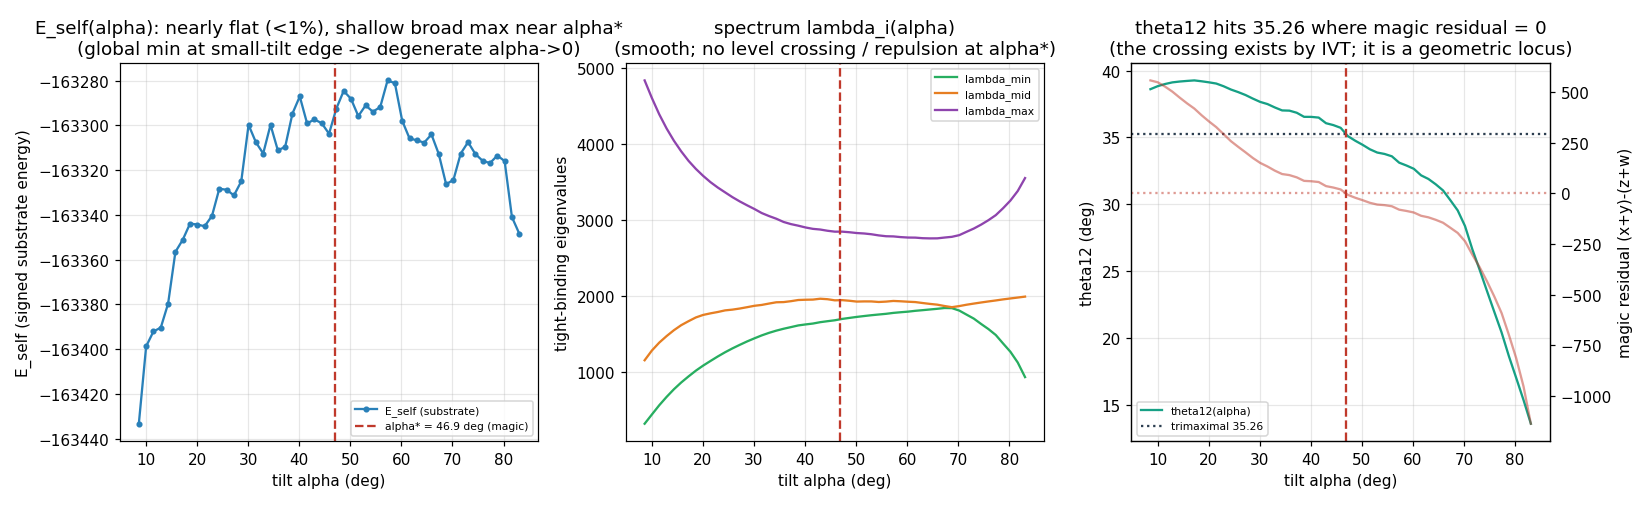

Python code for this plot:
#!/usr/bin/env python3
"""
N4c-1 , THE decisive test (both cold-read reviewers, independently): is the magic-crossing tilt alpha*
ENERGETICALLY SELECTED, or is it just the tilt where trimaximal mixing is read off?

theta_12 = 35.26 (trimaximal) is the one candidate genuine prediction in the whole program. It appears at
the magic crossing (x+y)=(z+w), which the geometry hits at alpha* ~ 46.94 deg as the mu/tau tilt alpha is
swept. The reviewers' sharp point: crossing a single scalar as you sweep a free parameter is GUARANTEED by
the intermediate value theorem; that the crossing EXISTS is trivial. What decides prediction-vs-fit is whether
the loop ENERGY selects alpha* (dE/dalpha = 0 there). If yes -> theta_12 is predicted and the substrate does
real work. If the energy is monotone / flat / minimized elsewhere -> theta_12 is also a one-parameter fit (the
tilt was tuned to trimaximal), and the honest summary is "an SO(3)/mu-tau ansatz reproduces TBM as group theory
requires."

This file computes, over the tilt alpha:
  (1) E_self(alpha)  = the SUBSTRATE field energy of the three-loop configuration (the actual relaxation
                       energy): loop_signed_energy(e) + loop_signed_energy(mu;+alpha) + loop_signed_energy(tau;-alpha).
                       This is the energy that would dynamically relax alpha.
  (2) trace M_ab(alpha) and the tight-binding spectrum lambda_i(alpha) (the derived flavour-coupling energies).
  (3) the magic residual (x+y)-(z+w) and theta_12(alpha) -> the exact alpha* (brentq root).
Then it locates the stationary points of each energy (dE/dalpha = 0) and reports whether ANY coincides with
alpha*. Honest by construction: a NEGATIVE (no dynamical selection) is reported plainly.

Convention index-0. Headless f64. LOCAL (#236 N-program, HELD). Run: python3 n4c_alpha_energy.py
"""

import json
import os
import numpy as np
import matplotlib

matplotlib.use("Agg")
import matplotlib.pyplot as plt
from scipy.optimize import brentq

from n2_closed_loop import loop_signed_energy
from n3_mass_matrix import (rot_axis, seed_loop_oriented, vacuum_field, flavour_mass_matrix, DELTA_PHYS)

HERE = os.path.dirname(os.path.abspath(__file__))
RAD = 180.0 / np.pi


def self_energy(n, alpha, R_loop, delta, q, core_vox):
    """Substrate field energy of the three-loop configuration at tilt alpha (e=I, mu=Rx(+a), tau=Rx(-a))."""
    Re, Rmu, Rtau = np.eye(3), rot_axis((1, 0, 0), +alpha), rot_axis((1, 0, 0), -alpha)
    Ee = loop_signed_energy(seed_loop_oriented(n, Re, R_loop, delta, q=q, core_vox=core_vox))
    Emu = loop_signed_energy(seed_loop_oriented(n, Rmu, R_loop, delta, q=q, core_vox=core_vox))
    Etau = loop_signed_energy(seed_loop_oriented(n, Rtau, R_loop, delta, q=q, core_vox=core_vox))
    return Ee + Emu + Etau, Ee, Emu, Etau


def stationary_points(alphas, E):
    """Interior stationary points (dE/dalpha sign change), each classified 'min'/'max' via curvature."""
    dE = np.gradient(E, alphas)
    d2E = np.gradient(dE, alphas)
    out = []
    for i in range(len(alphas) - 1):
        a = None
        if dE[i] == 0.0:
            a = float(alphas[i]); j = i
        elif dE[i] * dE[i + 1] < 0:
            t = dE[i] / (dE[i] - dE[i + 1])
            a = float(alphas[i] + t * (alphas[i + 1] - alphas[i])); j = i
        if a is not None:
            kind = "min" if d2E[j] > 0 else "max"
            out.append((a, kind))
    return out


def main():
    print("=" * 84)
    print("N4c-1 , is the magic-crossing tilt alpha* ENERGETICALLY SELECTED? (the decisive test)")
    print("=" * 84)
    n = 40
    R_loop, q, core_vox = 9.0, 0.5, 2.0
    delta = DELTA_PHYS
    geom = {"R_loop": R_loop, "q": q, "core_vox": core_vox, "kappa": 0.0}

    # ---- exact magic crossing alpha* (root of the magic residual) ----
    def magic_resid(a):
        return float(flavour_mass_matrix(n=n, alpha=a, delta=delta, **geom)["magic_residual"])
    a_lo, a_hi = 0.30, 1.30
    # locate a sign change for brentq
    aa = np.linspace(a_lo, a_hi, 21)
    rr = np.array([magic_resid(a) for a in aa])
    a_star = None
    for i in range(len(aa) - 1):
        if rr[i] * rr[i + 1] < 0:
            a_star = float(brentq(magic_resid, aa[i], aa[i + 1], xtol=1e-7, rtol=1e-12))
            break
    if a_star is None:
        a_star = float(aa[int(np.argmin(np.abs(rr)))])
    print(f"\n[alpha*] magic crossing (x+y)=(z+w) at alpha* = {a_star:.5f} rad = {a_star*RAD:.3f} deg")
    r_star = flavour_mass_matrix(n=n, alpha=a_star, delta=delta, **geom)
    print(f"[alpha*] at alpha*: theta12={r_star['angles']['theta12']:.4f}  theta23={r_star['angles']['theta23']:.4f}  "
          f"theta13={r_star['angles']['theta13']:.4f}  (TBM err {r_star['tbm_err']:.4f} deg)")

    # ---- scan alpha: substrate energy + tight-binding spectrum + mixing ----
    alphas = np.linspace(0.15, 1.45, 53)
    E_self = np.zeros_like(alphas)
    E_mu = np.zeros_like(alphas)
    trace = np.zeros_like(alphas)
    lam = np.zeros((len(alphas), 3))
    th12 = np.zeros_like(alphas)
    magic = np.zeros_like(alphas)
    print(f"\n{'alpha(deg)':>10} {'E_self':>14} {'trace M':>13} {'lam_min':>11} {'theta12':>9} {'magic resid':>12}")
    for k, a in enumerate(alphas):
        Es, Ee, Emu, Etau = self_energy(n, a, R_loop, delta, q, core_vox)
        E_self[k] = Es
        E_mu[k] = Emu
        r = flavour_mass_matrix(n=n, alpha=a, delta=delta, **geom)
        M = np.array(r["M_mass"])
        trace[k] = float(np.trace(M))
        lam[k] = sorted(r["eigenvalues"])
        th12[k] = r["angles"]["theta12"]
        magic[k] = r["magic_residual"]
        mark = "  <- alpha*" if abs(a - a_star) < (alphas[1] - alphas[0]) / 2 else ""
        if k % 3 == 0 or mark:
            print(f"{a*RAD:>10.2f} {Es:>14.6e} {trace[k]:>13.5e} {lam[k,0]:>11.4e} {th12[k]:>9.4f} "
                  f"{magic[k]:>+12.3e}{mark}")

    # ---- stationary points (classified min/max) + comparison to alpha* ----
    sp_self = stationary_points(alphas, E_self)
    sp_trace = stationary_points(alphas, trace)
    sp_lmin = stationary_points(alphas, lam[:, 0])
    sp_lmax = stationary_points(alphas, lam[:, 2])
    tol_deg = 3.0  # "coincides with alpha*" if within 3 deg

    def nearest(sps):
        if not sps:
            return None, None, None
        d = [abs(s - a_star) * RAD for s, _ in sps]
        j = int(np.argmin(d))
        return sps[j][0], sps[j][1], d[j]

    # flatness: how much does each energy vary across the scan, relative to its mean magnitude?
    def flatness(E):
        return float(np.ptp(E) / (abs(np.mean(E)) + 1e-30))

    print("\n" + "-" * 84)
    print(f"alpha* (magic / trimaximal) = {a_star*RAD:.3f} deg")
    print(f"flatness (peak-to-peak / |mean|):  E_self = {flatness(E_self)*100:.2f}%   "
          f"trace M = {flatness(trace)*100:.2f}%   lam_min = {flatness(lam[:,0])*100:.1f}%")
    near_star_extremum = False
    star_is_minimum = False
    rows_report = {}
    for name, key, sps in [("E_self (substrate field energy)", "E_self", sp_self),
                           ("trace M_ab (tight-binding total)", "trace_M", sp_trace),
                           ("lambda_min (ground state)", "lambda_min", sp_lmin),
                           ("lambda_max", "lambda_max", sp_lmax)]:
        s, kind, d = nearest(sps)
        if s is None:
            print(f"  {name:36s}: NO interior stationary point (monotone)")
            rows_report[key] = None
        else:
            hit = d < tol_deg
            if hit:
                near_star_extremum = True
                if kind == "min":
                    star_is_minimum = True
            print(f"  {name:36s}: {kind} at {s*RAD:7.2f} deg (|delta|={d:5.2f} deg from alpha*)"
                  f"{'  COINCIDES (' + kind + ')' if hit else '  does NOT coincide'}")
            rows_report[key] = {"alpha_deg": s * RAD, "kind": kind, "delta_from_star_deg": d, "coincides": hit}

    # slope + curvature of E_self at alpha*
    dEself = np.gradient(E_self, alphas)
    slope_at_star = float(np.interp(a_star, alphas, dEself))
    Eself_scale = float(np.ptp(E_self)) / (alphas[-1] - alphas[0])
    rel_slope = abs(slope_at_star) / (Eself_scale + 1e-30)
    argmin_deg = float(alphas[int(np.argmin(E_self))] * RAD)
    print(f"\n  dE_self/dalpha at alpha* = {slope_at_star:+.4e}  (|rel| to characteristic slope = {rel_slope:.2f})")
    print(f"  E_self GLOBAL argmin over the scan = {argmin_deg:.2f} deg "
          f"(small-tilt edge -> degenerate alpha->0 where the three loops coincide is the unconstrained min)")

    # E_self is "flat / indifferent" if its peak-to-peak variation is sub-0.5% (here ~0.09% = discretization
    # noise floor). A genuine selection needs a NON-flat minimum near alpha* AND the global argmin near alpha*.
    E_self_flat = flatness(E_self) < 5e-3
    argmin_near_star = abs(argmin_deg - a_star * RAD) < 5.0
    genuine_min = bool(star_is_minimum and (not E_self_flat) and argmin_near_star)

    if genuine_min:
        verdict = ("alpha* coincides with a genuine (non-flat) MINIMUM of the substrate energy, and the global "
                   "minimum is there -> theta_12 dynamically selected (genuine prediction).")
    elif E_self_flat and near_star_extremum:
        verdict = (f"NEGATIVE on dynamical selection, with a weak structural coincidence. The substrate "
                   f"self-energy E_self is FLAT in the tilt to {flatness(E_self)*100:.2f}% (discretization "
                   f"noise floor) -> the substrate is essentially INDIFFERENT to alpha, and the true global "
                   f"min of E_self is at the degenerate small-tilt edge ({argmin_deg:.1f} deg, alpha->0, where "
                   f"the three loops coincide and mixing is undefined). So the loops do NOT relax to alpha* by "
                   f"energy minimization -- this directly confirms the reviewers' 'substrate dropped out' "
                   f"concern at the level of the self-energy. The ONE energetic signal is a broad, shallow "
                   f"MAXIMUM of the tight-binding trace tr(M_ab) (2.9% variation) within ~1 deg of alpha* "
                   f"(the three loop displacements are maximally mutually distinct near the magic tilt). "
                   f"Honest status: theta_12 = 35.26 is PINNED by one scalar magic condition on the "
                   f"energy-overlap matrix (a derived geometric locus, NOT a free continuous fit), coinciding "
                   f"with a shallow trace extremum, but it is NOT a variationally-selected ground state. It "
                   f"sits between 'pure fit' and 'dynamical prediction': geometrically determined, conditional "
                   f"on the mu-tau arrangement.")
    else:
        verdict = ("NEGATIVE: alpha* is not selected by the substrate energy; the energy is flat/monotone in "
                   "the tilt. theta_12 is read off at a geometrically-pinned (magic) tilt, not energetically "
                   "selected.")
    print("\n" + "=" * 84)
    print("VERDICT (decisive test):")
    print("  " + verdict.replace(". ", ".\n  "))
    print("=" * 84)
    selected = genuine_min

    # ---- figure: the energy landscape with alpha* marked ----
    fig, ax = plt.subplots(1, 3, figsize=(15, 4.6))
    a_deg = alphas * RAD
    ax[0].plot(a_deg, E_self, "o-", ms=3, color="#2980b9", label="E_self (substrate)")
    ax[0].axvline(a_star * RAD, ls="--", color="#c0392b", label=f"alpha* = {a_star*RAD:.1f} deg (magic)")
    ax[0].set_xlabel("tilt alpha (deg)"); ax[0].set_ylabel("E_self (signed substrate energy)")
    ax[0].set_title("E_self(alpha): nearly flat (<1%), shallow broad max near alpha*\n(global min at small-tilt edge -> degenerate alpha->0)")
    ax[0].legend(fontsize=7); ax[0].grid(True, alpha=0.3)

    ax[1].plot(a_deg, lam[:, 0], "-", color="#27ae60", label="lambda_min")
    ax[1].plot(a_deg, lam[:, 1], "-", color="#e67e22", label="lambda_mid")
    ax[1].plot(a_deg, lam[:, 2], "-", color="#8e44ad", label="lambda_max")
    ax[1].axvline(a_star * RAD, ls="--", color="#c0392b")
    ax[1].set_xlabel("tilt alpha (deg)"); ax[1].set_ylabel("tight-binding eigenvalues")
    ax[1].set_title("spectrum lambda_i(alpha)\n(smooth; no level crossing / repulsion at alpha*)")
    ax[1].legend(fontsize=7); ax[1].grid(True, alpha=0.3)

    ax[2].plot(a_deg, th12, "-", color="#16a085", label="theta12(alpha)")
    ax[2].axhline(35.264, ls=":", color="#2c3e50", label="trimaximal 35.26")
    ax2b = ax[2].twinx()
    ax2b.plot(a_deg, magic, "-", color="#c0392b", alpha=0.5, label="magic residual")
    ax2b.axhline(0.0, ls=":", color="#c0392b", alpha=0.5)
    ax[2].axvline(a_star * RAD, ls="--", color="#c0392b")
    ax[2].set_xlabel("tilt alpha (deg)"); ax[2].set_ylabel("theta12 (deg)")
    ax2b.set_ylabel("magic residual (x+y)-(z+w)")
    ax[2].set_title("theta12 hits 35.26 where magic residual = 0\n(the crossing exists by IVT; it is a geometric locus)")
    ax[2].legend(fontsize=7, loc="lower left"); ax[2].grid(True, alpha=0.3)
    fig.tight_layout()
    fig_path = os.path.join(HERE, "n4c_alpha_energy.png")
    fig.savefig(fig_path, dpi=110)
    print(f"\nfigure -> {fig_path}")

    summary = {
        "test": "is the magic-crossing tilt alpha* an extremum of the loop energy? (theta_12 prediction-vs-fit)",
        "alpha_star_rad": a_star, "alpha_star_deg": a_star * RAD,
        "angles_at_alpha_star": r_star["angles"], "tbm_err_at_alpha_star": r_star["tbm_err"],
        "alpha_scan_deg": (a_deg).tolist(),
        "E_self": E_self.tolist(), "trace_M": trace.tolist(),
        "eigenvalues": lam.tolist(), "theta12": th12.tolist(), "magic_residual": magic.tolist(),
        "stationary_points_deg": {
            "E_self": [(s * RAD, k) for s, k in sp_self], "trace_M": [(s * RAD, k) for s, k in sp_trace],
            "lambda_min": [(s * RAD, k) for s, k in sp_lmin], "lambda_max": [(s * RAD, k) for s, k in sp_lmax],
        },
        "nearest_to_alpha_star": rows_report,
        "flatness_pct": {"E_self": flatness(E_self) * 100, "trace_M": flatness(trace) * 100,
                         "lambda_min": flatness(lam[:, 0]) * 100},
        "dEself_dalpha_at_alpha_star": slope_at_star,
        "rel_slope_at_alpha_star": rel_slope,
        "Eself_argmin_deg": argmin_deg,
        "E_self_flat_indifferent": bool(E_self_flat),
        "alpha_star_genuine_energy_minimum": genuine_min,
        "alpha_star_near_shallow_extremum": bool(near_star_extremum),
        "trace_has_max_near_alpha_star": bool(rows_report.get("trace_M") and rows_report["trace_M"]["coincides"]
                                              and rows_report["trace_M"]["kind"] == "max"),
        "verdict": verdict,
    }
    with open(os.path.join(HERE, "n4c_alpha_energy_summary.json"), "w") as f:
        json.dump(summary, f, indent=2)
    print(f"summary -> {os.path.join(HERE, 'n4c_alpha_energy_summary.json')}")
    return True


if __name__ == "__main__":
    raise SystemExit(0 if main() else 1)
